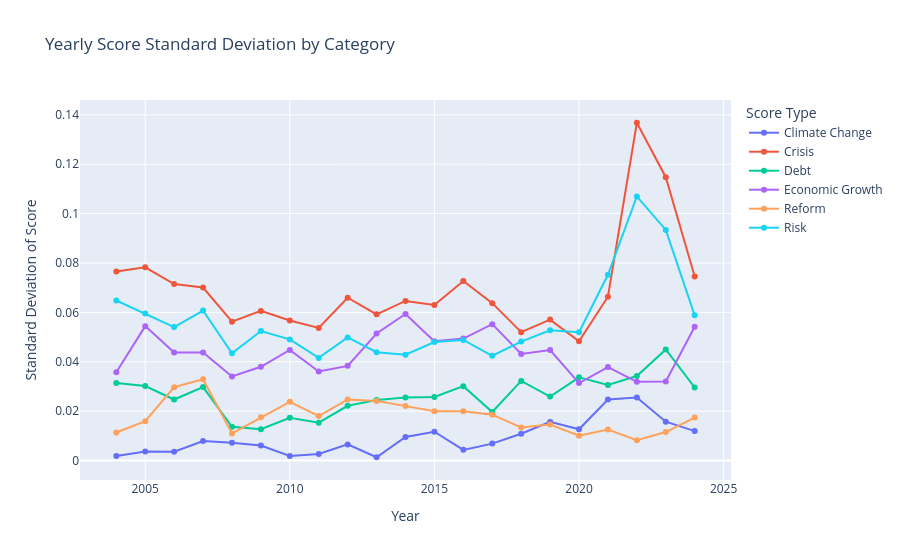

Source (notebook cell):
### Code cell
# Calculate standard deviation
data_std = data_melted.groupby(["Year", "Score Type"], as_index=False)["Score"].std()
data_std.rename(columns={"Score": "Score Std Dev"}, inplace=True)

# Merge average and standard deviation data
data_combined = pd.merge(data_grouped, data_std, on=["Year", "Score Type"])

# Plotly line chart for standard deviation
fig_std = px.line(data_combined, x="Year", y="Score Std Dev", color="Score Type", 
                  line_group="Score Type", markers=True,
                  title="Yearly Score Standard Deviation by Category",
                  labels={"Score Std Dev": "Standard Deviation of Score", "Year": "Year"})

fig_std.update_layout(
    xaxis_title="Year",
    yaxis_title="Standard Deviation of Score",
    legend_title="Score Type",
    hovermode="x unified"
)

fig_std.show()

### Figure 1 — Plotly figure (JSON) as saved in the notebook; plotly's stock layout.template omitted (floating-point values rounded to 4 significant figures)
{"data": [{"hovertemplate": "Score Type=Climate Change<br>Year=%{x}<br>Standard Deviation of Score=%{y}<extra></extra>", "legendgroup": "Climate Change", "line": {"color": "#636efa", "dash": "solid"}, "marker": {"symbol": "circle"}, "mode": "lines+markers", "name": "Climate Change", "orientation": "v", "showlegend": true, "type": "scatter", "x": [2004, 2005, 2006, 2007, 2008, 2009, 2010, 2011, 2012, 2013, 2014, 2015, 2016, 2017, 2018, 2019, 2020, 2021, 2022, 2023, 2024], "xaxis": "x", "y": [0.001834, 0.003654, 0.003574, 0.007866, 0.007196, 0.006068, 0.001809, 0.002657, 0.006515, 0.001318, 0.009525, 0.01167, 0.004307, 0.006839, 0.01084, 0.01564, 0.01265, 0.0247, 0.02555, 0.01572, 0.0119], "yaxis": "y"}, {"hovertemplate": "Score Type=Crisis<br>Year=%{x}<br>Standard Deviation of Score=%{y}<extra></extra>", "legendgroup": "Crisis", "line": {"color": "#EF553B", "dash": "solid"}, "marker": {"symbol": "circle"}, "mode": "lines+markers", "name": "Crisis", "orientation": "v", "showlegend": true, "type": "scatter", "x": [2004, 2005, 2006, 2007, 2008, 2009, 2010, 2011, 2012, 2013, 2014, 2015, 2016, 2017, 2018, 2019, 2020, 2021, 2022, 2023, 2024], "xaxis": "x", "y": [0.07656, 0.07824, 0.07148, 0.07006, 0.05624, 0.0606, 0.05667, 0.05369, 0.06591, 0.05921, 0.06462, 0.06299, 0.07268, 0.06372, 0.05199, 0.05707, 0.04832, 0.06632, 0.1368, 0.1147, 0.0745], "yaxis": "y"}, {"hovertemplate": "Score Type=Debt <br>Year=%{x}<br>Standard Deviation of Score=%{y}<extra></extra>", "legendgroup": "Debt ", "line": {"color": "#00cc96", "dash": "solid"}, "marker": {"symbol": "circle"}, "mode": "lines+markers", "name": "Debt ", "orientation": "v", "showlegend": true, "type": "scatter", "x": [2004, 2005, 2006, 2007, 2008, 2009, 2010, 2011, 2012, 2013, 2014, 2015, 2016, 2017, 2018, 2019, 2020, 2021, 2022, 2023, 2024], "xaxis": "x", "y": [0.03136, 0.03017, 0.02469, 0.02974, 0.01367, 0.01266, 0.01733, 0.01532, 0.02215, 0.02449, 0.02549, 0.02569, 0.03012, 0.01964, 0.03225, 0.02587, 0.03368, 0.03057, 0.03422, 0.04495, 0.02957], "yaxis": "y"}, {"hovertemplate": "Score Type=Economic Growth<br>Year=%{x}<br>Standard Deviation of Score=%{y}<extra></extra>", "legendgroup": "Economic Growth", "line": {"color": "#ab63fa", "dash": "solid"}, "marker": {"symbol": "circle"}, "mode": "lines+markers", "name": "Economic Growth", "orientation": "v", "showlegend": true, "type": "scatter", "x": [2004, 2005, 2006, 2007, 2008, 2009, 2010, 2011, 2012, 2013, 2014, 2015, 2016, 2017, 2018, 2019, 2020, 2021, 2022, 2023, 2024], "xaxis": "x", "y": [0.03573, 0.05442, 0.04374, 0.04377, 0.03403, 0.03797, 0.04478, 0.03606, 0.03832, 0.05143, 0.05933, 0.04825, 0.04938, 0.05521, 0.04313, 0.04471, 0.03135, 0.03782, 0.03186, 0.03204, 0.05418], "yaxis": "y"}, {"hovertemplate": "Score Type=Reform<br>Year=%{x}<br>Standard Deviation of Score=%{y}<extra></extra>", "legendgroup": "Reform", "line": {"color": "#FFA15A", "dash": "solid"}, "marker": {"symbol": "circle"}, "mode": "lines+markers", "name": "Reform", "orientation": "v", "showlegend": true, "type": "scatter", "x": [2004, 2005, 2006, 2007, 2008, 2009, 2010, 2011, 2012, 2013, 2014, 2015, 2016, 2017, 2018, 2019, 2020, 2021, 2022, 2023, 2024], "xaxis": "x", "y": [0.01135, 0.0159, 0.02971, 0.03294, 0.01096, 0.01752, 0.02375, 0.018, 0.02473, 0.02414, 0.02203, 0.01993, 0.01999, 0.01855, 0.01341, 0.01456, 0.01004, 0.01255, 0.008238, 0.01151, 0.01738], "yaxis": "y"}, {"hovertemplate": "Score Type=Risk<br>Year=%{x}<br>Standard Deviation of Score=%{y}<extra></extra>", "legendgroup": "Risk", "line": {"color": "#19d3f3", "dash": "solid"}, "marker": {"symbol": "circle"}, "mode": "lines+markers", "name": "Risk", "orientation": "v", "showlegend": true, "type": "scatter", "x": [2004, 2005, 2006, 2007, 2008, 2009, 2010, 2011, 2012, 2013, 2014, 2015, 2016, 2017, 2018, 2019, 2020, 2021, 2022, 2023, 2024], "xaxis": "x", "y": [0.06479, 0.05954, 0.05405, 0.06075, 0.04342, 0.05244, 0.04905, 0.04156, 0.04983, 0.04384, 0.04286, 0.04799, 0.04882, 0.04242, 0.04817, 0.05276, 0.05193, 0.07522, 0.107, 0.09339, 0.05878], "yaxis": "y"}], "layout": {"hovermode": "x unified", "legend": {"title": {"text": "Score Type"}, "tracegroupgap": 0}, "title": {"text": "Yearly Score Standard Deviation by Category"}, "xaxis": {"anchor": "y", "domain": [0, 1], "title": {"text": "Year"}}, "yaxis": {"anchor": "x", "domain": [0, 1], "title": {"text": "Standard Deviation of Score"}}}}
